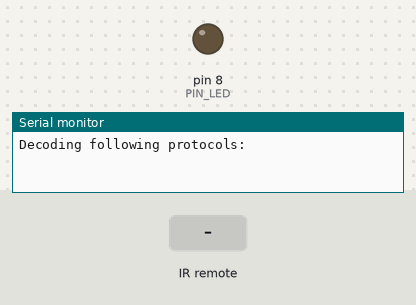
Bench run of a sketch on a simulated Arduino Uno, built with avr-gcc and run on an emulated ATmega328P. Shown: output pins drawn as LEDs (lit = HIGH), the last lines printed to the serial monitor. The test bench sets the inputs (shaded band).

Above: at 1.2 s.
1.3 s: infrared code 0x11 received
At 1.7 s:
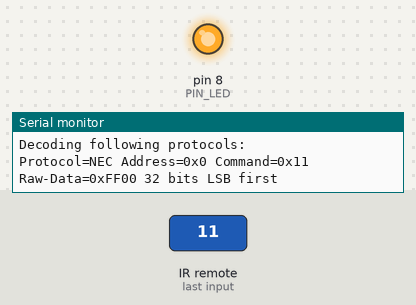
2.8 s: infrared code 0x8 received
At 4.0 s:
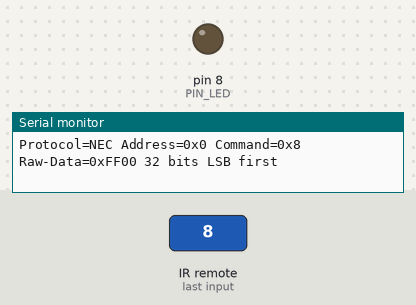
Timing chart, 0 to 5.8 s (numbered marks = the images above; inputs shaded):
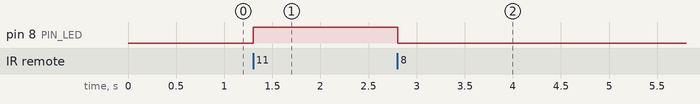

The sketch:

IR_receiver.ino
```cpp
// Using my Arduino board as an IR decoder, thanks to a VS1838B receiver.
// A LED in the circuit can also be turned on and off with the activation of designated remote buttons.
// This project has been made thanks to a tutorial from the following reference:
// F. Glausinger & C. Doutriaux, *Arduino - S'exercer au prototypage électronique*, 2e édition, Éditions ENI, ISBN 978-2-409-04486-1

#include <IRremote.h>

#define PIN_SIG 7 // Arduino pin on which our sensor is read
#define PIN_LED 8 // Arduino pin on which our led is set

void setup() {
  Serial.begin(115200); // The Arduino's serial port sends bytes at a specified speed. Here, it is initialized to 115200 baud.
  pinMode(PIN_SIG, INPUT); // We initialize the input, in this case pin 7 as previously defined in PIN_SIG.
  pinMode(PIN_LED, OUTPUT); // We initialize the output, in this case pin 8 as previously defined in PIN_LED.
  IrReceiver.begin(PIN_SIG, ENABLE_LED_FEEDBACK); // Starts the IR receiver/decoding manager. Indicates reception on PIN_SIG, and flashes the built-in LED when the signal is received (ENABLE_LED_FEEDBACK).
  Serial.println(F("Decoding following protocols:")); // The string is set as a parameter of a function F to save memory (FLASH storage instead of RAM).
  printActiveIRProtocols(&Serial); // These last two lines display all protocols enabled on the PC's serial monitor.
}

void loop() {
  // Test if a message has been received and decoded.
  if (IrReceiver.decode())
  {
    // Display message informations.
    IrReceiver.printIRResultShort(&Serial);
    IrReceiver.printIRSendUsage(&Serial);

    // If protocol is unknown, display raw data instead.
    if (IrReceiver.decodedIRData.protocol == UNKNOWN)
      IrReceiver.printIRResultRawFormatted(&Serial, true);

    // Turn on and off the LED with the remote control
    if (IrReceiver.decodedIRData.command == 0x11)
      digitalWrite(PIN_LED, HIGH); // Sending a 1 to the led -> turns it on.
    if (IrReceiver.decodedIRData.command == 0x8)
      digitalWrite(PIN_LED, LOW); // Sending a 0 to the led -> turns it off.

    // relaunch listening process
    IrReceiver.resume();
  }
}

/* INFOS IN THE SERIAL MONITOR :
Protocol (NEC, Sony, RC5...) - Device address (0x4, 0x0...) - Command (hexadecimal number identifying the button pressed).
Examples:
Protocol=NEC Address=0x4 Command=0x13 Raw-Data=0xEC13FB04 32 bits LSB first Gap=482250us Duration=67550us
Protocol=NEC Address=0x0 Command=0xA Raw-Data=0xF50AFF00 32 bits LSB first Gap=1065900us Duration=66850us

IrSendUsage -> gives the instruction that'll need to be used in order to reproduce the command from an Arduino circuit.
Example:
Send with: IrSender.sendNEC(0x4, 0x13, <numberOfRepeats>);
Send with: IrSender.sendNEC(0x0, 0xA, <numberOfRepeats>);
*/
```

Measured:
- after the input at 1.3 s, pin 8 (PIN_LED): LOW → HIGH at once
- after the input at 2.8 s, pin 8 (PIN_LED): HIGH → LOW at once
